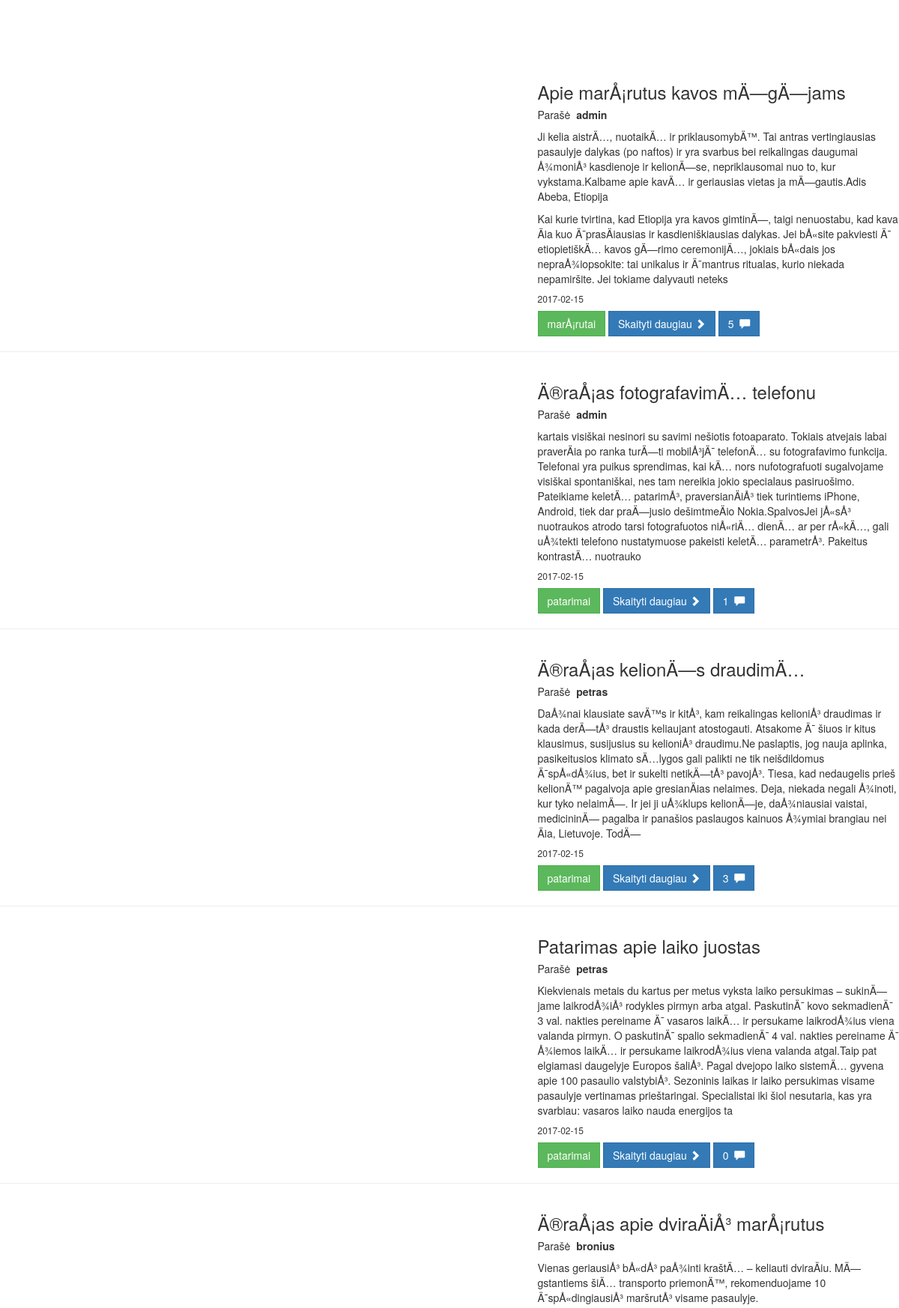
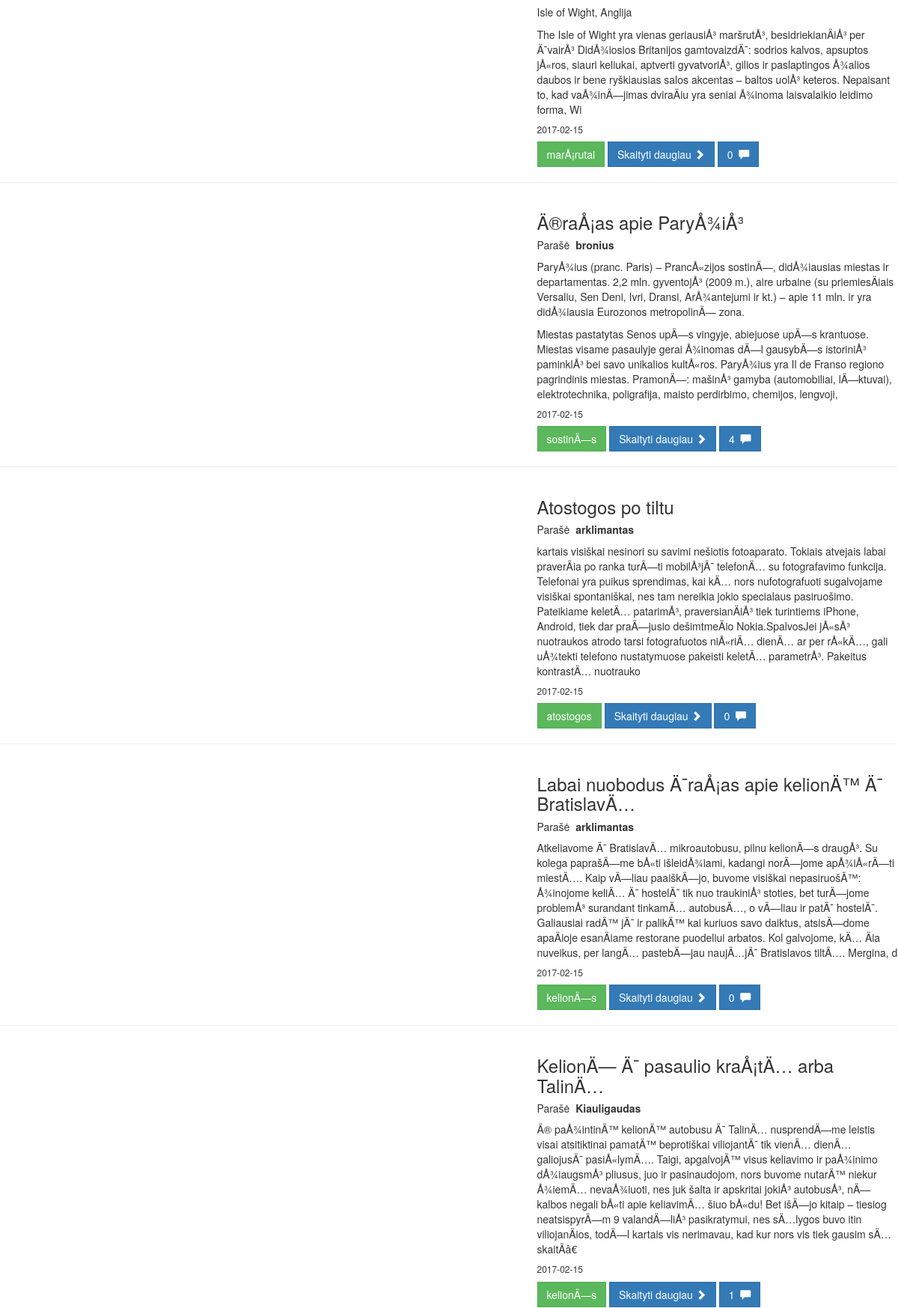
Screenshot of /blog.php (upper part) with the database file from the repository (2 pictures, top to bottom).
### tables this page shows
CREATE TABLE `entries` (
  `id` int(11) NOT NULL,
  `user_id` varchar(100) NOT NULL,
  `title` varchar(2000) NOT NULL,
  `entry` text NOT NULL,
  `category_id` int(11) NOT NULL,
  `timestamp` datetime NOT NULL DEFAULT CURRENT_TIMESTAMP,
  `status` varchar(11) NOT NULL DEFAULT 'a',
  `picture` varchar(255) NOT NULL DEFAULT 'http://lorempixel.com/950/600/'
);

CREATE TABLE `users` (
  `id` int(11) NOT NULL,
  `username` varchar(255) NOT NULL,
  `email` varchar(255) NOT NULL,
  `password` varchar(255) NOT NULL,
  `user_level` int(11) NOT NULL DEFAULT '3',
  `type` varchar(11) NOT NULL DEFAULT 'a',
  `timestamp` datetime NOT NULL DEFAULT CURRENT_TIMESTAMP
);

CREATE TABLE `category` (
  `id` int(11) NOT NULL,
  `category_name` varchar(255) NOT NULL,
  `status` varchar(10) NOT NULL DEFAULT 'a'
);

### blog.php (the view, shortened to what this page needs)
<?php
    include('head.php');
    include('config.php');
    ?>
          <?php
              $sql = mysqli_query($db_connect, "SELECT * FROM category WHERE status !='d'");
              while($list = mysqli_fetch_array($sql)){
                  $list_category_name = $list['category_name'];
                  ?>
                <?php } ?>
  <?php
if(isset($_GET['category'])){
  $filter = $_GET['category'];
  $sql = "SELECT * FROM entries WHERE status = 'a' AND category_id = '{$filter}' ORDER BY timestamp DESC";
} else{
$sql = "SELECT * FROM entries WHERE status = 'a' ORDER BY timestamp DESC";
}
    $results = $db_connect->query($sql);
    if($results->num_rows >0){
        $i = 0;
        while($row = $results->fetch_assoc()){
        $data[$i] = $row;
        $i++;
        }
    }else{
        $data['no_entries'] = "Nėra blogo įrašų :(";
    }
?>
    <?php if(isset($data['no_entries'])){
        echo('<p>' . $data['no_entries'] . "</p>");
    } else{
        foreach($data as $entry){
          $short_entry = substr($entry['entry'], 0, 700);
          $entry_id = $entry['id'];
          $entry_category_id = $entry['category_id'];
          $entry_time = $entry['timestamp'];
          $entry_user_id = $entry['user_id'];
            ?>
        <div class="row">
            <div class="col-md-7">
            </div>
<?php
$sql = $db_connect->query("SELECT COUNT(*) FROM comments WHERE entry_id='{$entry_id}' AND status = 'a'");
$row = $sql->fetch_row();
$count = $row[0];
$sqluser = mysqli_query($db_connect, "SELECT * FROM users WHERE id = '{$entry_user_id}' ");
while($list = mysqli_fetch_array($sqluser)){
    $list_username = $list['username'];
    ?>
<?php }
 ?>
            <div class="col-md-5">
                <h3><?=$entry['title'];?></h3>
                <h5>Parašė &nbsp<strong><?=$list_username?></strong></h5>
                <p><?=$short_entry?></p>
                <?php
                $sql = mysqli_query($db_connect, "SELECT * FROM category WHERE status !='d' AND id = '{$entry_category_id}' ");
                while($list = mysqli_fetch_array($sql)){
                    $list_category_name = $list['category_name'];
                    ?>
                <?php }  ?>
                <h6><?=substr($entry_time, 0, 10)?></h6>
                <a class="btn btn-success" href=""><?=$list_category_name?></a>
                <a class="btn btn-primary" href="single-entry.php?id=<?=$entry_id?>">Skaityti daugiau <span class="glyphicon glyphicon-chevron-right"></span></a>
                <a class="btn btn-primary" href="single-entry.php?id=<?=$entry_id?>"><?=$count?>&nbsp;&nbsp;<span class="glyphicon glyphicon-comment"></span></a>
            </div>
        </div>
        <hr>
            <?php
        }
}
?>

### css/custom.css (style rules this page uses)
.btn { border-radius: 0px; }

### rows the page displays
entries: title "Apie marÅ¡rutus kavos mÄ—gÄ—jams", user.username "admin", entry "Ji kelia aistrÄ…, nuotaikÄ… ir priklausomybÄ™. Tai antras vertingiausias pasaulyje dalykas (po naftos) ir yra svarbus bei reikalingas daugumai Å¾moniÅ³ kasdienoje ir kelionÄ—se, nepriklausomai nuo to, kur vykstama.Kalbame apie kavÄ… ir geriausias vietas ja mÄ—gautis.Adis Abeba, Etiopija Kai kurie tvirtina, kad Etiopija yra kavos gimtinÄ—, taigi nenuostabu, kad kava Äia kuo Ä¯prasÄiausias ir kasdieniškiausias dalykas. Jei bÅ«site pakviesti Ä¯ etiopietiškÄ… kavos gÄ—rimo ceremonijÄ…, jokiais bÅ«dais jos nepraÅ¾iopsokite: tai unikalus ir Ä¯mantrus ritualas, kurio niekada nepamiršite. Jei tokiame dalyvauti neteks", timestamp "2017-02-15", category.category_name "marÅ¡rutai", count "5"
entries: title "Ä®raÅ¡as fotografavimÄ… telefonu", user.username "admin", entry "kartais visiškai nesinori su savimi nešiotis fotoaparato. Tokiais atvejais labai praverÄia po ranka turÄ—ti mobilÅ³jÄ¯ telefonÄ… su fotografavimo funkcija. Telefonai yra puikus sprendimas, kai kÄ… nors nufotografuoti sugalvojame visiškai spontaniškai, nes tam nereikia jokio specialaus pasiruošimo. Pateikiame keletÄ… patarimÅ³, praversianÄiÅ³ tiek turintiems iPhone, Android, tiek dar praÄ—jusio dešimtmeÄio Nokia.SpalvosJei jÅ«sÅ³ nuotraukos atrodo tarsi fotografuotos niÅ«riÄ… dienÄ… ar per rÅ«kÄ…, gali uÅ¾tekti telefono nustatymuose pakeisti keletÄ… parametrÅ³. Pakeitus kontrastÄ… nuotrauko", timestamp "2017-02-15", category.category_name "patarimai", count "1"
entries: title "Ä®raÅ¡as kelionÄ—s draudimÄ…", user.username "petras", entry "DaÅ¾nai klausiate savÄ™s ir kitÅ³, kam reikalingas kelioniÅ³ draudimas ir kada derÄ—tÅ³ draustis keliaujant atostogauti. Atsakome Ä¯ šiuos ir kitus klausimus, susijusius su kelioniÅ³ draudimu.Ne paslaptis, jog nauja aplinka, pasikeitusios klimato sÄ…lygos gali palikti ne tik neišdildomus Ä¯spÅ«dÅ¾ius, bet ir sukelti netikÄ—tÅ³ pavojÅ³. Tiesa, kad nedaugelis prieš kelionÄ™ pagalvoja apie gresianÄias nelaimes. Deja, niekada negali Å¾inoti, kur tyko nelaimÄ—. Ir jei ji uÅ¾klups kelionÄ—je, daÅ¾niausiai vaistai, medicininÄ— pagalba ir panašios paslaugos kainuos Å¾ymiai brangiau nei Äia, Lietuvoje. TodÄ—", timestamp "2017-02-15", category.category_name "patarimai", count "3"
entries: title "Patarimas apie laiko juostas", user.username "petras", entry "Kiekvienais metais du kartus per metus vyksta laiko persukimas – sukinÄ—jame laikrodÅ¾iÅ³ rodykles pirmyn arba atgal. PaskutinÄ¯ kovo sekmadienÄ¯ 3 val. nakties pereiname Ä¯ vasaros laikÄ… ir persukame laikrodÅ¾ius viena valanda pirmyn. O paskutinÄ¯ spalio sekmadienÄ¯ 4 val. nakties pereiname Ä¯ Å¾iemos laikÄ… ir persukame laikrodÅ¾ius viena valanda atgal.Taip pat elgiamasi daugelyje Europos šaliÅ³. Pagal dvejopo laiko sistemÄ… gyvena apie 100 pasaulio valstybiÅ³. Sezoninis laikas ir laiko persukimas visame pasaulyje vertinamas prieštaringai. Specialistai iki šiol nesutaria, kas yra svarbiau: vasaros laiko nauda energijos ta", timestamp "2017-02-15", category.category_name "patarimai", count "0"
entries: title "Ä®raÅ¡as apie dviraÄiÅ³ marÅ¡rutus", user.username "bronius", entry "Vienas geriausiÅ³ bÅ«dÅ³ paÅ¾inti kraštÄ… – keliauti dviraÄiu. MÄ—gstantiems šiÄ… transporto priemonÄ™, rekomenduojame 10 Ä¯spÅ«dingiausiÅ³ maršrutÅ³ visame pasaulyje. Isle of Wight, Anglija The Isle of Wight yra vienas geriausiÅ³ maršrutÅ³, besidriekianÄiÅ³ per Ä¯vairÅ³ DidÅ¾iosios Britanijos gamtovaizdÄ¯: sodrios kalvos, apsuptos jÅ«ros, siauri keliukai, aptverti gyvatvoriÅ³, gilios ir paslaptingos Å¾alios daubos ir bene ryškiausias salos akcentas – baltos uolÅ³ keteros. Nepaisant to, kad vaÅ¾inÄ—jimas dviraÄiu yra seniai Å¾inoma laisvalaikio leidimo forma, Wi", timestamp "2017-02-15", category.category_name "marÅ¡rutai", count "0"
entries: title "Ä®raÅ¡as apie ParyÅ¾iÅ³", user.username "bronius", entry "ParyÅ¾ius (pranc. Paris) – PrancÅ«zijos sostinÄ—, didÅ¾iausias miestas ir departamentas. 2,2 mln. gyventojÅ³ (2009 m.), aire urbaine (su priemiesÄiais Versaliu, Sen Deni, Ivri, Dransi, ArÅ¾antejumi ir kt.) – apie 11 mln. ir yra didÅ¾iausia Eurozonos metropolinÄ— zona. Miestas pastatytas Senos upÄ—s vingyje, abiejuose upÄ—s krantuose. Miestas visame pasaulyje gerai Å¾inomas dÄ—l gausybÄ—s istoriniÅ³ paminklÅ³ bei savo unikalios kultÅ«ros. ParyÅ¾ius yra Il de Franso regiono pagrindinis miestas. PramonÄ—: mašinÅ³ gamyba (automobiliai, lÄ—ktuvai), elektrotechnika, poligrafija, maisto perdirbimo, chemijos, lengvoji,", timestamp "2017-02-15", category.category_name "sostinÄ—s", count "4"
entries: title "Atostogos po tiltu", user.username "arklimantas", entry "kartais visiškai nesinori su savimi nešiotis fotoaparato. Tokiais atvejais labai praverÄia po ranka turÄ—ti mobilÅ³jÄ¯ telefonÄ… su fotografavimo funkcija. Telefonai yra puikus sprendimas, kai kÄ… nors nufotografuoti sugalvojame visiškai spontaniškai, nes tam nereikia jokio specialaus pasiruošimo. Pateikiame keletÄ… patarimÅ³, praversianÄiÅ³ tiek turintiems iPhone, Android, tiek dar praÄ—jusio dešimtmeÄio Nokia.SpalvosJei jÅ«sÅ³ nuotraukos atrodo tarsi fotografuotos niÅ«riÄ… dienÄ… ar per rÅ«kÄ…, gali uÅ¾tekti telefono nustatymuose pakeisti keletÄ… parametrÅ³. Pakeitus kontrastÄ… nuotrauko", timestamp "2017-02-15", category.category_name "atostogos", count "0"
entries: title "Labai nuobodus Ä¯raÅ¡as apie kelionÄ™ Ä¯ BratislavÄ…", user.username "arklimantas", entry "Atkeliavome Ä¯ BratislavÄ… mikroautobusu, pilnu kelionÄ—s draugÅ³. Su kolega paprašÄ—me bÅ«ti išleidÅ¾iami, kadangi norÄ—jome apÅ¾iÅ«rÄ—ti miestÄ…. Kaip vÄ—liau paaiškÄ—jo, buvome visiškai nepasiruošÄ™: Å¾inojome keliÄ… Ä¯ hostelÄ¯ tik nuo traukiniÅ³ stoties, bet turÄ—jome problemÅ³ surandant tinkamÄ… autobusÄ…, o vÄ—liau ir patÄ¯ hostelÄ¯. Galiausiai radÄ™ jÄ¯ ir palikÄ™ kai kuriuos savo daiktus, atsisÄ—dome apaÄioje esanÄiame restorane puodeliui arbatos. Kol galvojome, kÄ… Äia nuveikus, per langÄ… pastebÄ—jau naujÄ…jÄ¯ Bratislavos tiltÄ…. Mergina, d", timestamp "2017-02-15", category.category_name "kelionÄ—s", count "0"
entries: title "KelionÄ— Ä¯ pasaulio kraÅ¡tÄ… arba TalinÄ…", user.username "Kiauligaudas", entry "Ä® paÅ¾intinÄ™ kelionÄ™ autobusu Ä¯ TalinÄ… nusprendÄ—me leistis visai atsitiktinai pamatÄ™ beprotiškai viliojantÄ¯ tik vienÄ… dienÄ… galiojusÄ¯ pasiÅ«lymÄ…. Taigi, apgalvojÄ™ visus keliavimo ir paÅ¾inimo dÅ¾iaugsmÅ³ pliusus, juo ir pasinaudojom, nors buvome nutarÄ™ niekur Å¾iemÄ… nevaÅ¾iuoti, nes juk šalta ir apskritai jokiÅ³ autobusÅ³, nÄ— kalbos negali bÅ«ti apie keliavimÄ… šiuo bÅ«du! Bet išÄ—jo kitaip – tiesiog neatsispyrÄ—m 9 valandÄ—liÅ³ pasikratymui, nes sÄ…lygos buvo itin viliojanÄios, todÄ—l kartais vis nerimavau, kad kur nors vis tiek gausim sÄ…skaitÄâ€", timestamp "2017-02-15", category.category_name "kelionÄ—s", count "1"
